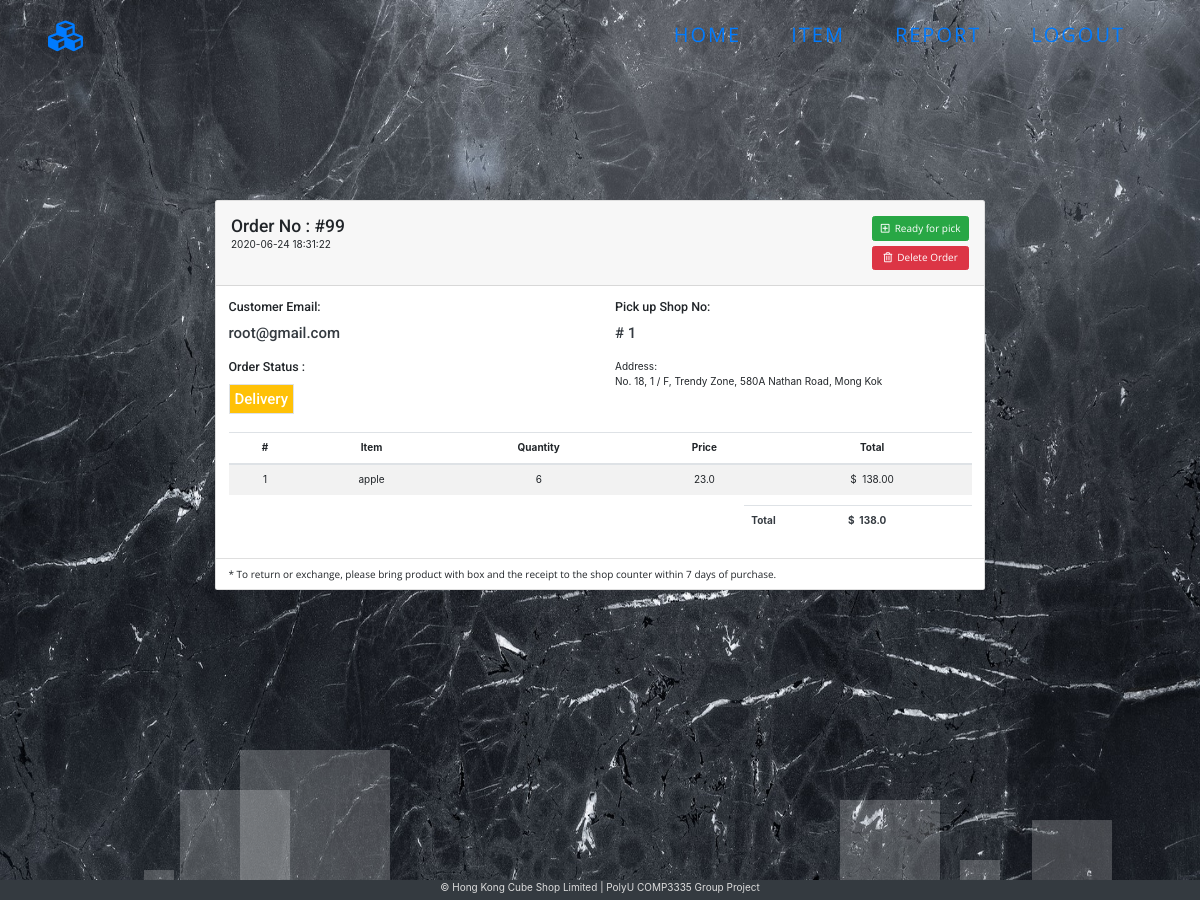
Page /viewOrderDetails.php?orderID=99 (signed in) on the committed database.
### tables this page shows
CREATE TABLE `orders` (
  `orderID` int(10) NOT NULL,
  `customerEmail` varchar(50) NOT NULL,
  `consignmentStoreID` int(10) NOT NULL,
  `shopID` int(6) NOT NULL,
  `orderDateTime` datetime NOT NULL,
  `status` int(1) NOT NULL COMMENT 'The orders should include 3 statuses:  \n1.     “Delivery”: The parts are delivering to shop  \n2.     “Awaiting”: Goods are ready for pick up  \n3.     “Completed”: The goods has been picked up from customer  ',
  `totalPrice` decimal(10,1) NOT NULL
);

CREATE TABLE `shop` (
  `shopID` int(6) NOT NULL,
  `address` varchar(255) NOT NULL
);

CREATE TABLE `orderitem` (
  `orderID` int(10) NOT NULL,
  `goodsNumber` int(10) NOT NULL,
  `quantity` int(7) NOT NULL,
  `sellingPrice` decimal(10,1) NOT NULL
);

CREATE TABLE `goods` (
  `goodsNumber` int(10) NOT NULL,
  `consignmentStoreID` int(10) NOT NULL,
  `goodsName` varchar(255) NOT NULL,
  `stockPrice` decimal(10,1) NOT NULL,
  `remainingStock` int(7) NOT NULL DEFAULT '0',
  `status` int(1) NOT NULL COMMENT 'The goods should include 2 stock status:  \n1. “Available”: Show only the available goods.  \n2. “Unavailable”: The goods has been discontinued or not already for sell.  '
);

### www/viewOrderDetails.php (the view, shortened to what this page needs)
<?php
require "header.php";
?>
<link rel="stylesheet" href="https://stackpath.bootstrapcdn.com/bootstrap/4.3.1/css/bootstrap.min.css">
<link rel="stylesheet" href="css/viewOrderDetails.css">
<?php
require_once "connection/mysqli_conn.php";
if (isset($_GET['orderID'])) {
    $role = $_SESSION['role'];
    if ($role == 'customer') {
        $stmt = $conn->prepare("SELECT * FROM orders WHERE orderID = ? && customerEmail = ?");
        $email = $_SESSION['Email'];
        $orderID = $_GET['orderID'];
        $stmt->bind_param("is", $orderID, $email);
        $stmt->execute();
        $result = $stmt->get_result();
        $numRow = mysqli_num_rows($result);
    } else if ($role == 'tenant') {
        if (isset($_SESSION['tid'])) {
            $stmt = $conn->prepare("SELECT * FROM orders, consignmentstore, tenant WHERE consignmentstore.consignmentStoreID = orders.consignmentStoreID AND consignmentstore.tenantID = tenant.tenantID AND orderID = ? AND tenant.tenantID = ?");
            $orderID = $_GET['orderID'];
            $stmt->bind_param("is", $orderID, $_SESSION['tid']);
            $stmt->execute();
            $result = $stmt->get_result();
        } else {
            header("Location: index.php");
            exit();
        }
    }
?>
    <div class="body-container">
        <div class="anim">
            <ui class="box-area">
                <li></li>
                <li></li>
                <li></li>
                <li></li>
            </ui>
        </div>
        <div class="offset-xl-2 col-xl-8 col-lg-12 col-md-12 col-sm-12 col-12 padding form-body">
            <div class="card" data-aos="zoom-in-up">
                <div class="card-header p-4">
                    <div class="float-left">
                        <?php
                        while ($row = mysqli_fetch_assoc($result)) { ?>
                            <h3 class="mb-0">Order No : #<?= $row['orderID'] ?></h3>
                            <?= $row['orderDateTime'] ?>
                    </div>
                    <div class="float-right">
                        <?php
                            if ($row['status'] == 1 && $role == 'tenant') { ?>
                            <div class="mb-2">
                                <a href="#Awaiting" class="btn btn-success" data-toggle="modal"><i class="far fa-plus-square"></i> <span>&nbsp;Ready for pick</span></a>
                            </div>
                            <div class="mt-2">
                                <a href="#DeleteOrderModal" class="btn btn-danger w-100" data-toggle="modal"><i class="far fa-trash-alt"></i> <span>&nbsp;Delete Order</span></a>
                            </div>
                        <?php
                            }
                        ?>
                    </div>
                </div>
                <div class="card-body">
                    <div class="row mb-4">
                        <div class="col-sm-6">
                            <h5 class="mb-3">Customer Email:</h5>
                            <h4 class="text-dark mb-1"><?= $row['customerEmail'] ?></h4>
                            <br>
                            <h5 class="mb-3">Order Status : </h5>
                            <?php
                            if ($row['status'] == 1) {
                                echo '<h4 class=" mb-1 text-white border float-left bg-warning p-2">Delivery</h4>';
                            } else if ($row['status'] == 2) {
                                echo '<h4 class=" mb-1 text-white border float-left bg-success p-2">Awaiting</h4>';
                            } else if ($row['status'] == 3) {
                                echo '<h4 class="mb-1 text-white border float-left bg-info p-2">Completed</h4>';
                            }
                            ?>
                        </div>
                        <div class="col-sm-6 ">
                            <h5 class="mb-3">Pick up Shop No:</h5>
                            <h4 class="text-dark mb-1"># <?= $row['shopID'] ?></h4>
                            <br>
                            <div>Address: </div>
                            <?php
                            $stmtGetShopAdd = $conn->prepare("SELECT * FROM shop where shopID =? ");
                            $stmtGetShopAdd->bind_param("i", $row['shopID']);
                            $stmtGetShopAdd->execute();
                            $shopResult = $stmtGetShopAdd->get_result();
                            $shopAddress = mysqli_fetch_assoc($shopResult);
                            ?>
                            <div><?= $shopAddress['address'] ?></div>
                        </div>
                    </div>
                    <div class="table-responsive-sm">
                        <table class="table table-striped">
                            <thead>
                                <tr class="text-center">
                                    <th>#</th>
                                    <th>Item</th>
                                    <th>Quantity</th>
                                    <th>Price</th>
                                    <th>Total</th>
                                </tr>
                            </thead>
                            <tbody>
                                <?php
                                $stmtGetOrderItem = $conn->prepare("SELECT * FROM orderitem where orderID = ?");
                                $stmtGetOrderItem->bind_param("i", $row['orderID']);
                                $stmtGetOrderItem->execute();
                                $orderItemResult = $stmtGetOrderItem->get_result();
                                $printListCount = 1;
                                while ($orderItemRow = mysqli_fetch_assoc($orderItemResult)) { ?>
                                    <tr class="text-center">
                                        <td><?= $printListCount ?></td>
                                        <td>
                                            <?php
                                            $stmtGetItemName = $conn->prepare("SELECT * FROM goods where goodsNumber = ?");
                                            $stmtGetItemName->bind_param("i", $orderItemRow['goodsNumber']);
                                            $stmtGetItemName->execute();
                                            $itemResult = $stmtGetItemName->get_result();
                                            $itemAss = mysqli_fetch_assoc($itemResult);
                                            echo $itemAss['goodsName'];
                                            ?>
                                        </td>
                                        <td><?= $orderItemRow['quantity'] ?></td>
                                        <td><?= $orderItemRow['sellingPrice'] ?></td>
                                        <td>
                                            <?php
                                            $totalPerRow = $orderItemRow['quantity'] * $orderItemRow['sellingPrice'];
                                            echo '$&nbsp;&nbsp;' . number_format($totalPerRow, 2);
                                            ?>
                                        </td>
                                    </tr>
                                <?php
                                    $printListCount++;
                                }
                                ?>
                            </tbody>
                        </table>
                    </div>
                    <div class="row">
                        <div class="col-lg-4 col-sm-5">
                        </div>
                        <div class="col-lg-4 col-sm-5 ml-auto">
                            <table class="table table-clear">
                                <tbody>
                                    <tr>
                                        <td class="left">
                                            <strong class="text-dark">Total</strong> </td>
                                        <td class="right">
                                            <strong class="text-dark">$&nbsp;&nbsp;<?= $row['totalPrice'] ?></strong>
                                        </td>
                                    </tr>
                                </tbody>
                            </table>
                        </div>
                    </div>
                </div>
                <div class="card-footer bg-white">
                    <p class="mb-0">* To return or exchange, please bring product with box and the receipt to the shop counter within 7 days of purchase.</p>
                </div>
            </div>
        </div>
    </div>
<?php
                        }
                    } else {
                        header("Location: index.php");
                        exit();
                    }
?>
<?php
require "footer.php";
?>

### www/css/global.css (style rules this page uses)
* { margin: 0; padding: 0; box-sizing: border-box; }
html { font-size: 10px; line-height: 1.5; color: #ddd; height: 100%; width: 100%; }
h1, h2, h3, h4, h5, h6 { font-family: "Roboto", sans-serif; }
p, a, ul, li, span, label { font-family: "Open Sans", sans-serif; }
body { overflow-x: hidden; background-color: #111; height: 100%; }
a { text-decoration: none; color: #ddd; }
.body-container { min-height: 100vh; align-items: center; }
.box-area { position: absolute; top: 0; left: 0; width: 100%; height: 100%; overflow: hidden; z-index: -1; }
.box-area li { position: absolute; display: block; list-style: none; width: 2.5rem; height: 2.5rem; overflow: hidden; background: rgba(255, 255, 255, 0.2); animation: animate 5s linear infinite; bottom: 0; }
.box-area li:nth-child(1) { left: 86%; width: 8rem; height: 8rem; animation-delay: 0s; }
.box-area li:nth-child(3) { left: 70%; width: 10rem; height: 10rem; animation-delay: 5.5s; }
.box-area li:nth-child(4) { left: 20%; width: 15rem; height: 15rem; animation-delay: 0s; animation-duration: 15s; }
.box-area li:nth-child(6) { left: 15%; width: 11rem; height: 11rem; animation-delay: 3.5s; }

### www/css/viewOrderDetails.css (style rules this page uses)
.form-body { margin-top: 10rem; }
.card { top: 10rem; }
body { background: url("../img/orderDetailsBG.jpg"); background-repeat: no-repeat; background-size: 100% 120%; }

### rows in the picture
orders: orderID "99", orderDateTime "2020-06-24 18:31:22", status 1 (drawn), customerEmail "root@gmail.com", shopID "1", shop.address "No. 18, 1 / F, Trendy Zone, 580A Nathan Road, Mong Kok", totalPrice "138.0"
orderitem: goodsNumber.goodsName "apple", quantity "6", sellingPrice "23.0", totalPerRow "138.00"
